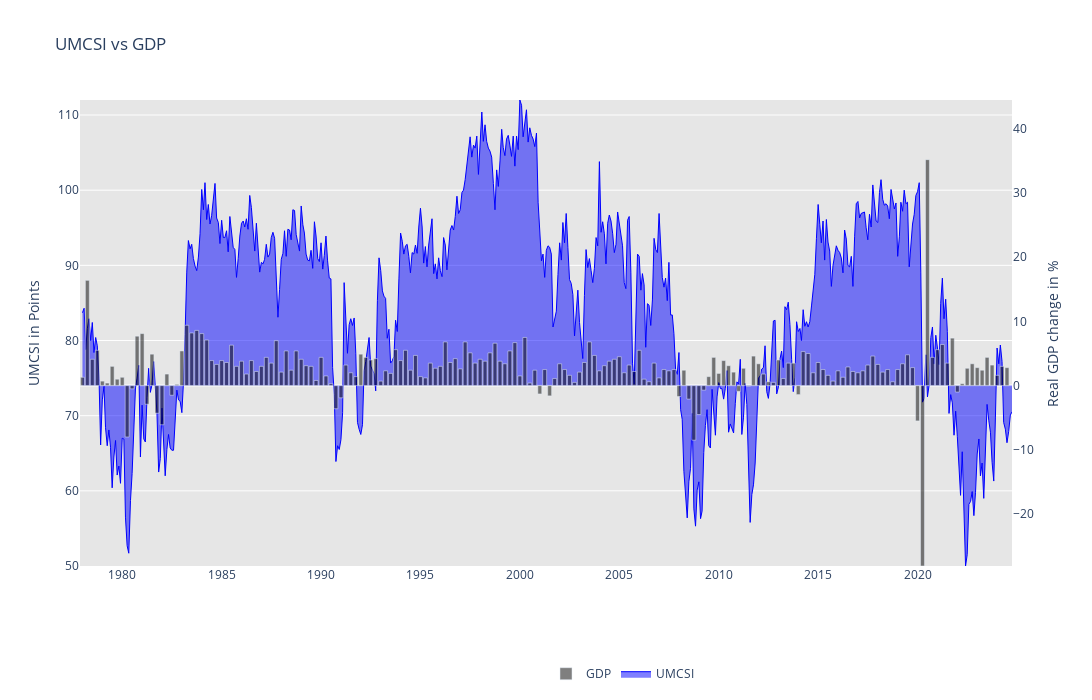

Here is the notebook cell this chart was saved with:
### Code cell
fig = go.Figure()

fig.add_trace(go.Scatter(
    x=umcsi_df.index, 
    y=[74 for _ in range(len(umcsi_df))], 
    name='-',
    line=dict(width=0),
    hoverinfo="skip",
    showlegend=False
))

fig.add_trace(go.Scatter(
    x=umcsi_df.index,
    y=umcsi_df['Index'],
    name='UMCSI',
    fill='tonexty',
    fillcolor='rgba(0, 0, 255, 0.5)',
    line=dict(color='blue', width=1),
))

filtered_gdp_df = GDP_df[GDP_df.index >= umcsi_df.index[0]]

fig.add_trace(go.Bar(
    x=filtered_gdp_df.index,
    y=filtered_gdp_df['GDP'],
    name='GDP',
    marker=dict(color='rgba(0, 0, 0, 0.5)'),
    yaxis="y2"  
))

# ------------------------------------------------------------------------
level_a = 74  # Level on left y-axis
level_b = 0  # Matching level on right y-axis

# Define the ranges for each axis
range_left = [umcsi_df['Index'].min(), umcsi_df['Index'].max()]  # Min and max for right y-axis (to be adjusted)
range_right = [filtered_gdp_df['GDP'].min(), filtered_gdp_df['GDP'].max()]  # Min and max for left y-axis

# Calculate scaling factor to align levels
proportion = (level_a - range_left[0]) / (range_left[1] - range_left[0])  # Position of level_a
range_right[1] = range_right[0] + (level_b - range_right[0]) / proportion  # Adjust right range
# ------------------------------------------------------------------------

fig.update_layout(
    title=dict(text='UMCSI vs GDP'),
    plot_bgcolor='rgb(230, 230,230)',
    width=1400,
    height=700,
    # hovermode="y unified",
    yaxis=dict(title="UMCSI in Points", exponentformat="none", range=range_left, showgrid=True),
    yaxis2=dict(title="Real GDP change in %", overlaying="y", side="right", range=range_right, showgrid=False),
    barmode="group",
    legend=dict(x=0.5, y=-0.2, orientation="h"),
    xaxis=dict(showgrid=False),
)

fig.show()

### Figure 1 — Plotly figure (JSON) as saved in the notebook; plotly's stock layout.template omitted (floating-point values rounded to 4 significant figures; data arrays with more than 128 entries replaced by an {"elided": "..."} marker saying what was removed)
{"data": [{"hoverinfo": "skip", "line": {"width": 0}, "name": "-", "showlegend": false, "type": "scatter", "x": {"elided": "562 str values"}, "y": {"elided": "562 int values"}}, {"fill": "tonexty", "fillcolor": "rgba(0, 0, 255, 0.5)", "line": {"color": "blue", "width": 1}, "name": "UMCSI", "type": "scatter", "x": {"elided": "562 str values"}, "y": {"elided": "562 float values"}}, {"marker": {"color": "rgba(0, 0, 0, 0.5)"}, "name": "GDP", "type": "bar", "x": {"elided": "187 str values"}, "y": {"elided": "187 float values"}, "yaxis": "y2"}], "layout": {"barmode": "group", "height": 700, "legend": {"orientation": "h", "x": 0.5, "y": -0.2}, "plot_bgcolor": "rgb(230, 230,230)", "title": {"text": "UMCSI vs GDP"}, "width": 1400, "xaxis": {"showgrid": false}, "yaxis": {"exponentformat": "none", "range": [50, 112], "showgrid": true, "title": {"text": "UMCSI in Points"}}, "yaxis2": {"overlaying": "y", "range": [-28.1, 44.49], "showgrid": false, "side": "right", "title": {"text": "Real GDP change in %"}}}}
